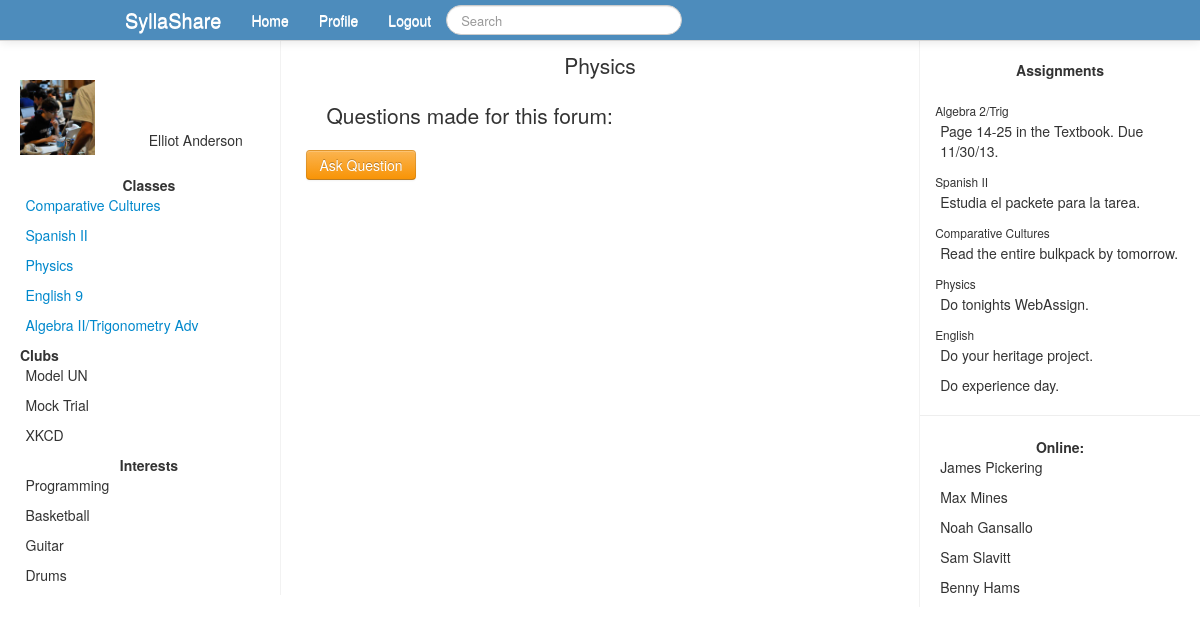
/forum.php?id=2 (signed in), run on the app's committed database.
### tables this page shows
CREATE TABLE `users` (
  `id` int(11) NOT NULL AUTO_INCREMENT,
  `firstname` varchar(40) NOT NULL,
  `lastname` varchar(40) NOT NULL,
  `email` varchar(255) NOT NULL,
  `password` varchar(36) NOT NULL,
  `activated` int(1) NOT NULL DEFAULT '0',
  `code` int(8) NOT NULL,
  `grade` int(2) NOT NULL,
  PRIMARY KEY (`id`)
);

CREATE TABLE `class` (
  `id` int(11) NOT NULL AUTO_INCREMENT,
  `classid` int(11) NOT NULL,
  `userid` int(11) NOT NULL,
  PRIMARY KEY (`id`)
);

CREATE TABLE `classes` (
  `id` int(11) NOT NULL AUTO_INCREMENT,
  `name` varchar(60) NOT NULL,
  PRIMARY KEY (`id`)
);

### forum.php (the view, shortened to what this page needs)
<?php
include_once('database.php');
$userid = $_SESSION['id'];
$pageid = $_GET['id'];
$getuserinfo = "SELECT * FROM users WHERE id=$userid";
$getuserrun = mysqli_query($connect, $getuserinfo);
while ($row = mysqli_fetch_assoc($getuserrun)){
	$firstname = $row['firstname'];
	$lastname = $row['lastname'];
}
include_once('header.php');
?>
<div class="span6">
<h1 class="lead">
<center>
<?php
$thequery = "SELECT * FROM classes WHERE id=$pageid";
$therun = mysqli_query($connect, $thequery);
while ($row = mysqli_fetch_assoc($therun)){
	$pageclassname = $row['name'];
}
echo $pageclassname;
?>
</center>
</h1>
<p class="lead">
<?php
echo 'Questions made for this forum: <br />';
echo '<form action="forum.php?id='.$pageid.'" method="POST">
<input type="hidden" name="askquestion" /><input type="submit" value="Ask Question" class="btn btn-warning" />
</form>';
?>
</p>
</div>
<?php
include_once('rightbar.php');
?>

### header.php (shortened to what this page needs)
<!DOCTYPE html>
<html lang="en">
<head>
<link href="css/bootstrap.min.css" rel="stylesheet" />
</head>
<body>
<div class="navbar navbar-fixed-top" >
	<div class="navbar-inner">
		<div class="container" >
			<ul class="nav">
				<li>
					<a class="brand" href="#">SyllaShare</a>
				</li>
				<?php
				if (!isset($_SESSION['id'])){
					?>
					<form action="login.php" method="POST" class="navbar-form pull-left">
						<input type="email" name="logemail" placeholder="Email" />
						<input type="password" name="logpassword" placeholder="Password" />
						<input type="submit" value="Log In" />
					</form>
					<?
				} else {
				?>
				<li><a href="home.php">Home</a></li>
				<li><a href="#">Profile</a></li>
				<form class="navbar-search pull-right">
					<input type="text" class="search-query" name="q" placeholder="Search" />
				</form>
				<li><a href="logout.php">Logout</a></li>
				<? }?>
			</ul>
		</div>
	</div>
</div>
<?
if (isset($_SESSION['id'])){
	?>
<br /><br />
<div class="row-fluid" style="height: 100%;">
<div class="span3" style="padding-left: 20px; padding-right: 2px; border-right: 1px solid #f2f2f2;">
<div class="innercontent" >
<br />
<p class="lead">
<div id="pic-right" style="float: right;padding-right: 35px; padding-top: 50px; position: relative; ">
<?php
echo $firstname.' '.$lastname;
?>
</div>
<div class="pic-left" style="position: relative;" >
<img src="propic.jpg" height="75" width="75" />
</div>
<br />
<center>
<b>Classes</b><br />
</center>
<?php
$getclasses = "SELECT * FROM class WHERE userid=$userid";
$runclasses = mysqli_query($connect, $getclasses);
while ($row = mysqli_fetch_assoc($runclasses)){
	$classid = $row['classid'];
	$getclassinfo = "SELECT name FROM classes WHERE id=$classid";
	$runclassinfo = mysqli_query($connect, $getclassinfo);
	while ($row2 = mysqli_fetch_assoc($runclassinfo)){
		$classname = $row2['name'];
	}
	echo '<span class="spanright"><a href="class.php?id='.$classid.'">'.$classname.'</a></span><br />';
}
?>
<b>Clubs</b><br />
<span class="spanright">Model UN</span><br />
<span class="spanright">Mock Trial</span><br />
<span class="spanright">XKCD</span><br />
<br />
<center>
<b>Interests</b><br />
<span class="spanright">Programming</span><br />
<span class="spanright">Basketball</span><br />
<span class="spanright">Guitar</span><br />
<span class="spanright">Drums</span><br />
</center>
</p>
</div>
</div>
<?php
}
?>

### header.php (style rules this page uses)
.navbar-inner { background-color: #4d8cbc; background-image: none; color: #FFFFFF; }
.navbar .nav > li > a { color: #FFFFFF; }
.spanright { text-align: left; padding-right: 4px; }

### rightbar.php (style rules this page uses)
p { padding-left: 20px; }

### data on the page
users: firstname "Elliot", lastname "Anderson"
class: classid.name "Comparative Cultures"
class: classid.name "Spanish II"
class: classid.name "Physics"
class: classid.name "English 9"
class: classid.name "Algebra II/Trigonometry Adv"
classes: name "Physics"
